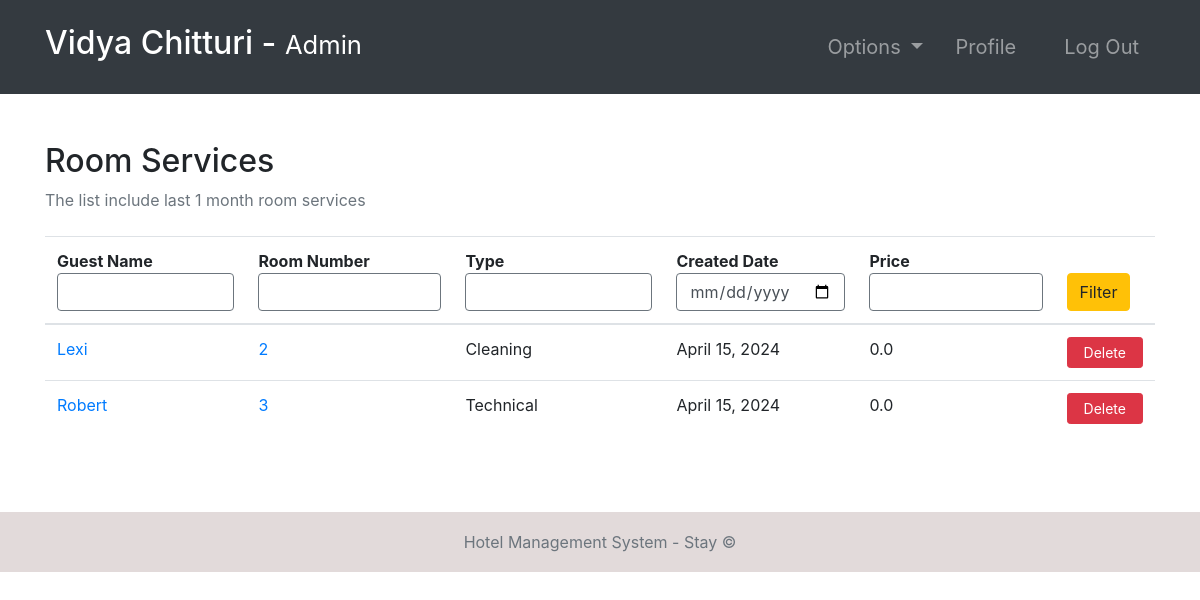
/room-services/ (signed in), run on the app's committed database.
### room/models.py (models this page shows, shortened)
class RoomServices(models.Model):
    SERVICES_TYPES = (
        ('Food', 'Food'),
        ('Cleaning', 'Cleaning'),
        ('Technical', 'Technical'),
    )
    curBooking = models.ForeignKey(
        Booking,   null=True, on_delete=models.CASCADE)
    room = models.ForeignKey(Room, on_delete=models.CASCADE)
    createdDate = models.DateField(default=timezone.now)
    servicesType = models.CharField(max_length=20, choices=SERVICES_TYPES)
    price = models.FloatField()

class Booking(models.Model):
    roomNumber = models.ForeignKey(Room, on_delete=models.CASCADE)
    guest = models.ForeignKey(Guest, null=True, on_delete=models.CASCADE)
    dateOfReservation = models.DateField(default=timezone.now)
    startDate = models.DateField()
    endDate = models.DateField()

class Room(models.Model):
    ROOM_TYPES = (
        ('King', 'King'),
        ('Luxury', 'Luxury'),
        ('Normal', 'Normal'),
        ('Economic', 'Economic'),
    )
    number = models.IntegerField(primary_key=True)
    capacity = models.SmallIntegerField()
    numberOfBeds = models.SmallIntegerField()
    roomType = models.CharField(max_length=20, choices=ROOM_TYPES)
    price = models.FloatField()
    statusStartDate = models.DateField(null=True)
    statusEndDate = models.DateField(null=True)

### accounts/models.py (models this page shows, shortened)
class Guest(models.Model):
    user = models.OneToOneField(User, null=True, on_delete=models.CASCADE)
    phoneNumber = PhoneNumberField(unique=True)

### room/views.py (the view)
# urls.py: path('room-services/', room_services, name="room-services"),
@ login_required(login_url='login')
def room_services(request):
    role = str(request.user.groups.all()[0])
    path = role + "/"
    room_services = RoomServices.objects.all()
    context = {
        "role": role,
        "room_services": room_services
    }
    return render(request, path + "room-services.html", context)

### Templates/admin/room-services.html
{% extends '../index.html' %}
{% block context %}
{% include '../common_pages/room-services.html' %}
{% endblock %}

### Templates/incs/nav.html (shortened to what this page needs)
<nav class="navbar navbar-dark bg-dark navbar-expand-lg py-3 " role="navigation">
    <div class="container">
        <a href="" class="navbar-brand">
            <h2 class="text-capitalize">
                {{ request.user.first_name }} {{ request.user.last_name }} -
                <small>
                    {{ role }}
                </small>
            </h2>
        </a>
        <div class="collapse navbar-collapse" id="navbarTags">
            <ul class="navbar-nav ml-auto">
                <li class="nav-item dropdown p-2">
                    <a class="nav-link dropdown-toggle" href="#" id="navbarDropdown" role="button"
                        data-toggle="dropdown" aria-haspopup="true" aria-expanded="false">
                        Options
                    </a>
                </li>
                <li class="nav-item mr-3 p-2">
                    {% if role == 'staff' or role == 'receptionist' or role == 'admin' or role == 'manager' %}
                    <a href="{% url 'employee-profile' user.id %}" class="nav-link">Profile</a>
                    {% endif %}
                </li>
                <li class="nav-item p-2 ">
                    <a href="{% url 'logout' %}" class="nav-link">Log Out</a>
                </li>
            </ul>
        </div>
    </div>
</nav>

### Templates/common_pages/room-services.html (shortened to what this page needs)
<div class="container py-5">
    <div class="table-responsive">
        <div class="table-header row">
            <div class="col-sm-12 col-md-12 col-lg-4 mb-4">
                <h2>Room Services</h2>
                <span class="text-muted">The list include last 1 month room services</span>
            </div>
        </div>
        <table class="table table-hover">
            <thead>
                <tr>
                    <form action="" method="POST">
                        <th>Guest Name<input type="text" class="form-control border border-secondary"></th>
                        <th>Room Number<input type="text" class="form-control border border-secondary"></th>
                        <th>Type<input type="text" class="form-control border border-secondary"></th>
                        <th>Created Date<input type="date" class="form-control border border-secondary"></th>
                        <th>Price<input type="text" class="form-control border border-secondary"></th>
                        <th><button type="submit" class="btn btn-warning">Filter</button></th>
                    </form>
                </tr>
            </thead>
            <tbody>
                {% for rs in room_services %}
                <tr>
                    <td><a
                            href="{% url 'guest-profile' rs.curBooking.guest.user.id %}">{{rs.curBooking.guest.user.first_name}}</a>
                    </td>
                    <td><a href="{% url 'room-profile' rs.room.number }">{{rs.room.number}}</a></td>
                    <td>{{rs.servicesType}}</td>
                    <td>{{rs.createdDate}}</td>
                    <td>{{rs.price}}</td>
                    <td> <a href="" class="btn btn-sm btn-danger px-3">Delete</a></td>
                </tr>
            </tbody>
        </table>
    </div>
</div>

### static/css/main.css (style rules this page uses)
* { margin: 0; padding: 0; -webkit-font-smoothing: antialiased; }
body { position: relative; }
nav .nav-item { font-size: 20px; }

### data on the page
RoomServices: curBooking.guest.user.first_name "Lexi", room.number "2", servicesType "Cleaning", createdDate "April 15, 2024", price "0.0"
RoomServices: curBooking.guest.user.first_name "Robert", room.number "3", servicesType "Technical", createdDate "April 15, 2024", price "0.0"

### other printed values
{{ request.user.first_name }} "Vidya"
{{ request.user.last_name }} "Chitturi"
{{ role }} "Admin"
